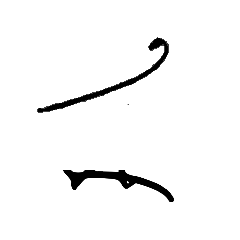
#> input picture scripts/generator/backgrounds/a.png, 240 x 240 px; its folder holds only this picture in this run
$ python convert.py
#> lines starting #> are read from the running program, lines starting #| are printed output that depends on the picture
import cv2
import os

from pathlib import Path
from glob import glob


def convert_images(input_folder, output_folder):
#> called with input_folder = './generator/backgrounds', output_folder = './generator/_processedbackgrounds'
    Path(output_folder).mkdir(parents=True, exist_ok=True)
    input_files = glob(os.path.join(input_folder, "*.png"))
    for f in input_files:
        image = cv2.imread(f, cv2.IMREAD_GRAYSCALE)
#> image is the input picture: shape (240, 240); min 0, max 255, mean 246.5
        # quantize
        image = (image // 43) * 43
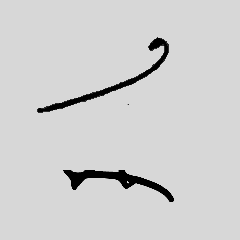
#> image: shape (240, 240); min 0, max 215, mean 207.8
        image[image > 43] = 255
        cv2.imwrite(os.path.join(output_folder, os.path.basename(f)), image)


if __name__ == "__main__":
    folder_name = "./generator/"
    folders = glob(f"{folder_name}/*")
    for f in folders:
        convert_images(f, f.replace(f"{folder_name}", f"{folder_name}_processed"))
#> pass 2 of the loop `for f in folders:`:
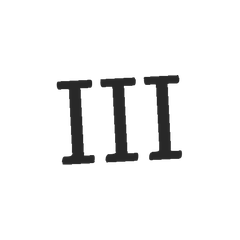
#> input picture scripts/generator/numbers/III_0.png, 240 x 240 px
#> in convert_images, image is the input picture: shape (240, 240); min 38, max 255, mean 240.2
#> in convert_images (call 2), `image = (image // 43) * 43`:
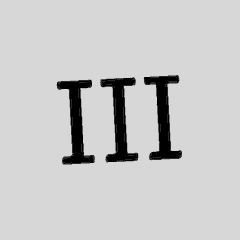
#> image: shape (240, 240); min 0, max 215, mean 200.8
#> in convert_images (call 2), `image[image > 43] = 255`:
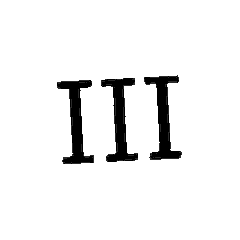
#> image: shape (240, 240); min 0, max 255, mean 238.9
